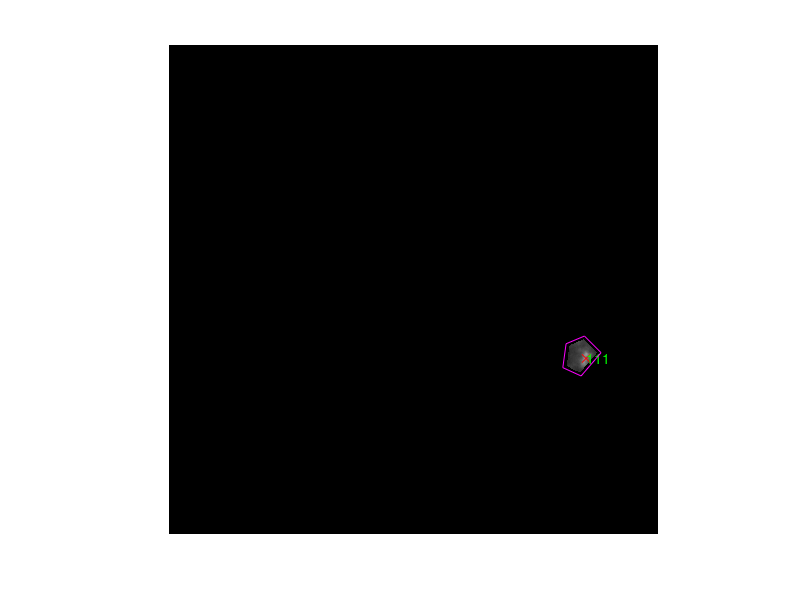

This figure's MATLAB source:
load('spn1_70_weighted');
cell_index= 111;

tx = datax{1,1,cell_index}'./res;   %x coordinates of polygon for the cell
ty = datay{1,1,cell_index}'./res;   %y coordinates of polygon for the cell


imshow(cell(cell_index).ANS)
hold on;

    plot(cell(cell_index).COM_X, cell(cell_index).COM_Y, 'rx');

   text( cell(cell_index).COM_X, cell(cell_index).COM_Y, [num2str(cell_index)],'Color', 'g');   

    h = patch(tx,ty,'g');
    set(h,'FaceColor','None');
    set(h,'edgecolor','magenta');

    
%imcrop(gca);
